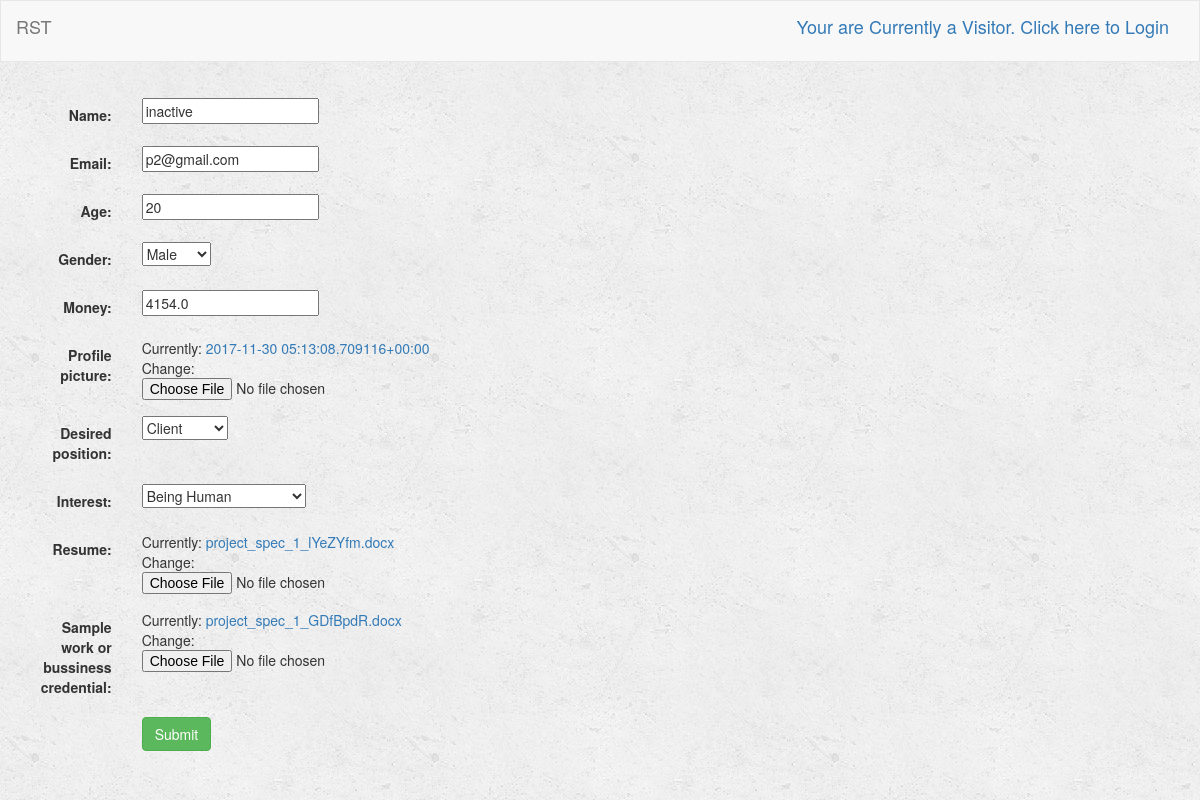
Page /turk/profile/2/UpdateProfile/2 on the earlier database version.
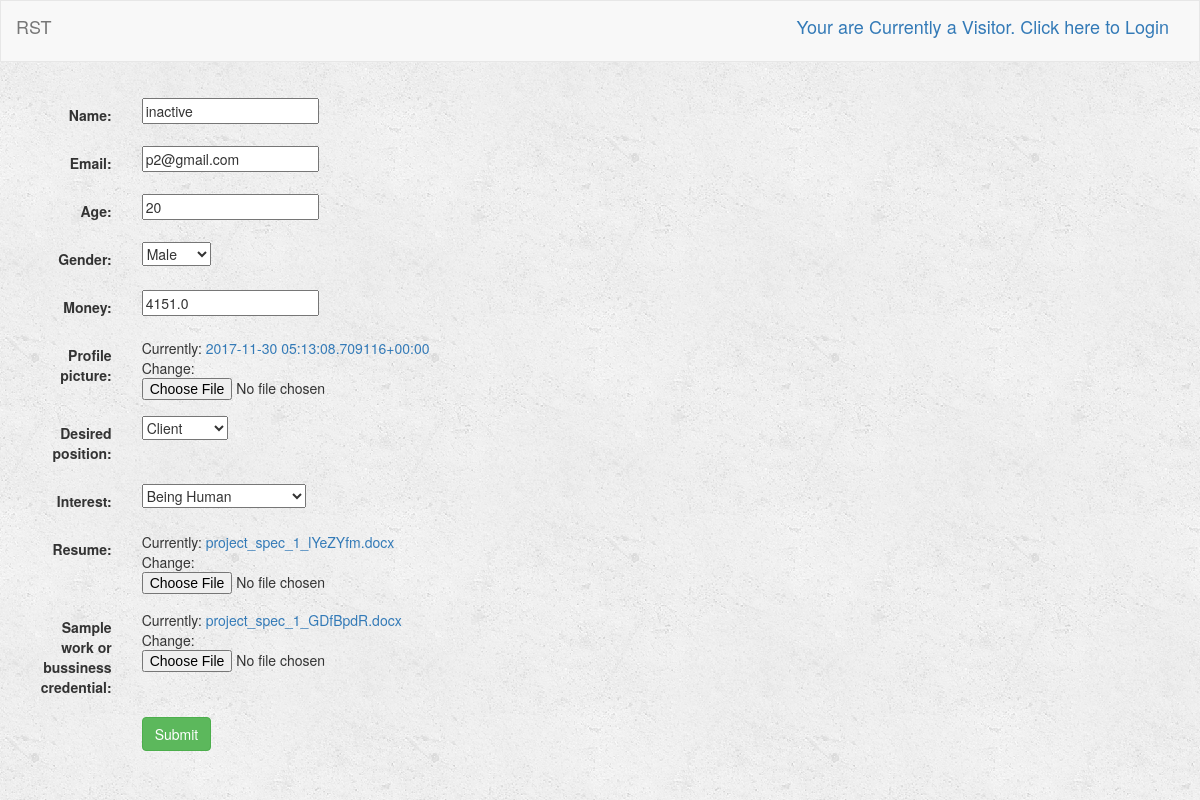
Same page on the later database version.
### turk/models.py (models this page shows, shortened)
class Profile(models.Model):
    user = models.OneToOneField(User, on_delete=models.CASCADE, default=1)
    name = models.CharField(max_length=250)
    age = models.IntegerField(default=0)
    GENDER_CHOICES = (
        ('Male', 'Male'),
        ('Female', 'Female')
    )
    gender = models.CharField(max_length=6, choices=GENDER_CHOICES, default='Male')
    email = models.CharField(max_length=250)
    resume = models.FileField()
    sample_work_or_bussiness_credential = models.FileField()
    RATING_CHOICES=(
        (1, 1),
        (2, 2),
        (3, 3),
        (4, 4),
        (5, 5),
    )
    rating = models.FloatField(choices=RATING_CHOICES, default=5)
    average_rating = models.FloatField(default=0)       # average of rating RECEIVED by others
    rating_count = models.IntegerField(default=0)       # count of rating RECEIVED by others
    total_rating = models.FloatField(default=0)         # total rating RECEIVED by others
    avg_give_rating = models.FloatField(default=0)      # average of rating GIVEN to others
    total_give_rating = models.FloatField(default=0)    # total of rating GIVEN to others
    total_give_count = models.FloatField(default=0)     # count of rating GIVEN to others
    money = models.FloatField(default=0)
    POSITION_CHOICES=(
        ('Temporary', 'Temporary'),
        ('Client', 'Client'),
        ('Developer', 'Developer'),
    )
    position = models.CharField(max_length=9, choices=POSITION_CHOICES, default='Temporary')
    DESIRED_POSITION_CHOICES=(
        ('Client', 'Client'),
        ('Developer', 'Developer'),
    )
    desired_position = models.CharField(max_length=9, choices=DESIRED_POSITION_CHOICES, default='Client')
    profile_picture = models.ImageField(default='default.png')
    interest = models.TextField()
    isBlackListed = models.BooleanField(default=False)
    INTEREST_CHOICES=(
        ('Being Human', 'Being Human'),
        ('Software Development', 'Software Development'),
        ('Video Games', 'Video Games'),
        ('Social Media', 'Social Media'),
        ('Food', 'Food'),
        ('Party', 'Party'),
        ('Entrepreneurship', 'Entrepreneurship'),
        ('Money', 'Money'),
    )
    interest = MultiSelectField(choices=INTEREST_CHOICES, default="Being Human")
    honor_Early_Bird = models.BooleanField(default=False)
    honor_Hard_Worker = models.BooleanField(default=False)
    honor_MILLIONAIRE = models.BooleanField(default=False)
    honor_Job_Supplier = models.BooleanField(default=False)
    honor_Veteran = models.BooleanField(default=False)
    honor_toohardman = models.BooleanField(default=False)
    honor_Cold_Headed_Tim = models.BooleanField(default=False)
    honor_Novice = models.BooleanField(default=True)
    honor_Normie = models.BooleanField(default=False)
    honor_General = models.BooleanField(default=False)
    honor_Lurker = models.BooleanField(default=False)
    num_early = models.IntegerField(default=0)      # number of time dev delivered early
    money_earned = models.FloatField(default=0)     # amount of money dev made
    num_post = models.IntegerField(default=0)       # number of total posts client posted
    num_post_ex = models.IntegerField(default=0)    # number of expired posts client posted
    acc_created = models.DateTimeField(default=datetime.now())   # date of when acc made
    warn_poor = models.BooleanField(default=False)  # avg rating <=2 for >=5 projects
    warn_eval = models.BooleanField(default=False)  # avg rating to others <2 or >4 for >=8 projects
    warn_final = models.BooleanField(default=False) # final warning, next login = gg

### turk/views.py (the view)
# urls.py: url(r'^profile/(?P<user_id>[0-9]+)/UpdateProfile/(?P<pk>[0-9]+)$', views.UpdateProfile.as_view(),
class UpdateProfile(UpdateView):
    model = Profile
    fields = ['name', 'email', 'age', 'gender', 'money', 'profile_picture', 'desired_position', 'interest', 'resume', 'sample_work_or_bussiness_credential']
    success_url = reverse_lazy('turk:index')

### turk/templates/turk/profile_form.html (shortened to what this page needs)
{% extends 'turk/base.html' %}
{% block body %}
    <div class="container-fluid">
        <div class="row">
            <div class="col-sm-12 col-md-7">
                <div class="=panel panel-default">
                    <div class="panel-body">
                        <form class="form-horizontal" action="" method="post" enctype="multipart/form-data">
                            {% include 'turk/form-template.html' %}
                            <div class="form-group">
                                <div class="col-sm-offset-2 col-sm-10">
                                    <button type="submit" class="btn btn-success">Submit</button>
                                </div>
                            </div>
                        </form>
                    </div>
                </div>
            </div>
        </div>
    </div>
{% endblock %}

### turk/templates/turk/form-template.html (shortened to what this page needs)
{% for field in form %}
    <div class="form-group">
        <div class="col-sm-offset-2 col-sm-10">
        </div>
        <label class="control-label col-sm-2">{{ field.label_tag }}</label>
        <div class="col-sm-10">{{ field }}</div>
    </div>
{% endfor %}

Differences in the rows shown:
changed Profile "inactive": money "4154.0" → "4151.0"
